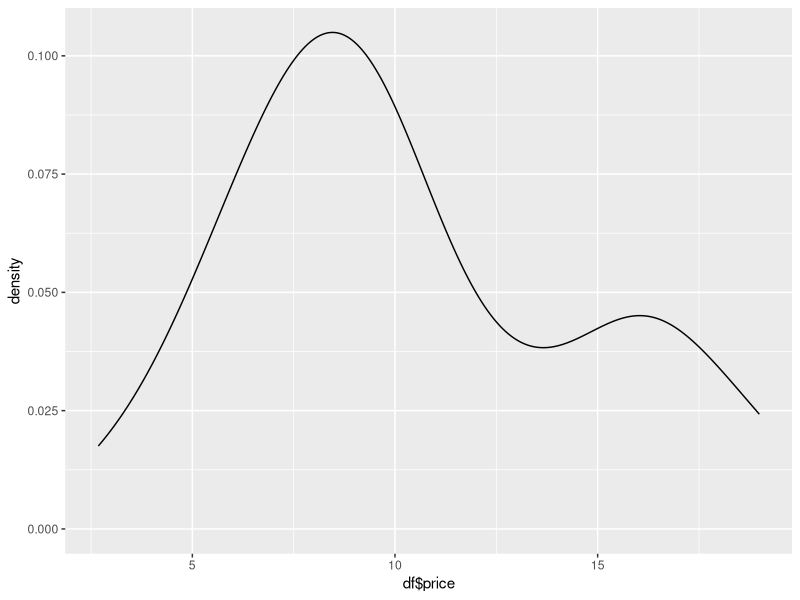
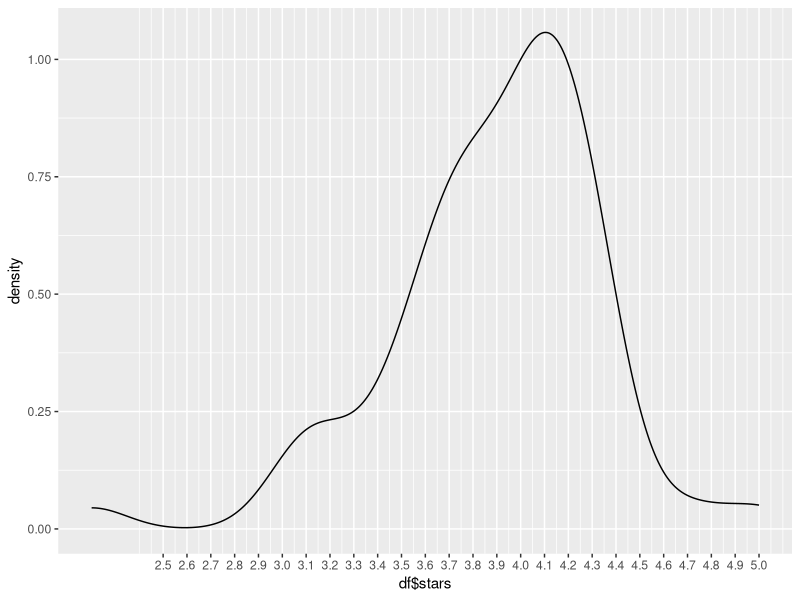

Here is the R script that generated these plots, in order:
library(dplyr)
library(ggplot2)


df <- read.csv("./DataExtract/Data/processed.json_partial.csv")
df <- as.data.frame(df)

table(df$brand)

df[which(regexpr("L'" , df$brand) >= 0), ]$brand <- "L'Oreal"

## Estimated bands
df %>% 
  group_by(brand) %>%
  summarise(meanprice = mean(price))

## Price
ggplot(data = df , aes(x = df$price)) + geom_density()

df$priceband <- case_when( df$price < 7.5 ~ "Low"
                           , df$price < 12.5 ~ "Medium"
                           ,TRUE ~ "High")

## Ratings
ggplot(data = df , aes(x = df$stars)) + 
  geom_density() + 
  scale_x_continuous(breaks = seq(2.5,  5 , 0.1))

df$starsBand <- case_when( df$stars < 3.9 ~ "Poor"
                          ,df$stars < 4.3 ~ "Good"
                          ,TRUE ~ "Excellent")

table(df$starsBand , df$priceband)



